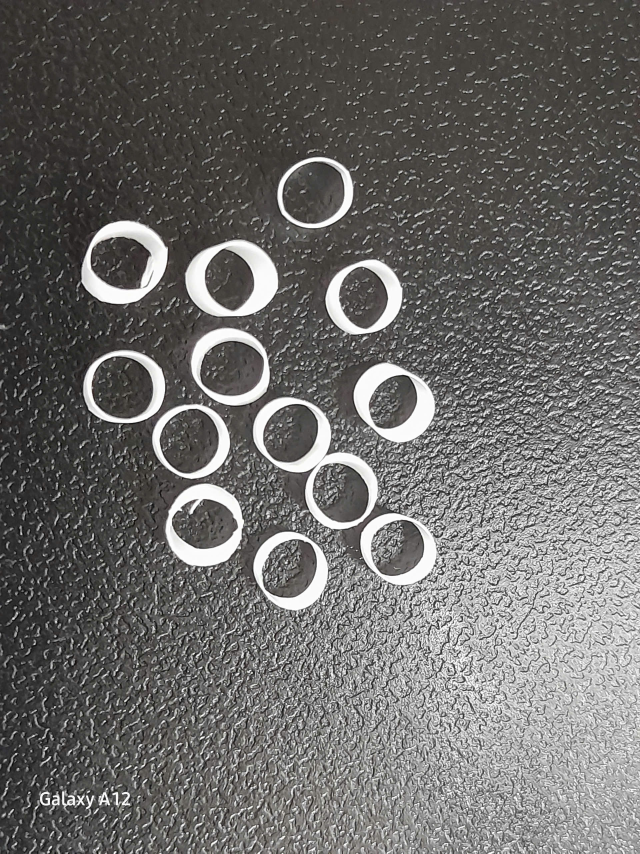
#> input picture AI-main/AI-main/anh/12.jpg, 1920 x 2560 px, found by its file name (shown at 1/3 size)
$ python somot.py
#> lines starting #> are read from the running program, lines starting #| are printed output that depends on the picture
import cv2
import numpy as np

# Biến toàn cục để lưu trữ các thông tin về ROI
roi_x, roi_y, roi_w, roi_h = 0, 0, 0, 0
selecting = False

# Hàm để xử lý việc vẽ vùng ROI
def select_roi(event, x, y, flags, param):
    global roi_x, roi_y, roi_w, roi_h, selecting
    if event == cv2.EVENT_LBUTTONDOWN:
        # Khi nhấn chuột trái, lưu tọa độ bắt đầu
        roi_x, roi_y = x, y
        selecting = True
    elif event == cv2.EVENT_MOUSEMOVE:
        if selecting:
            # Khi di chuyển chuột, tính toán chiều rộng và chiều cao của ROI
            roi_w, roi_h = x - roi_x, y - roi_y
    elif event == cv2.EVENT_LBUTTONUP:
        # Khi thả chuột trái, dừng việc chọn vùng và xử lý ROI
        selecting = False

# Hàm để phát hiện hình tròn trong ROI
def detect_circles_in_roi(image, roi_x, roi_y, roi_w, roi_h):
    # Cắt vùng ROI từ ảnh
    roi = image[roi_y:roi_y + roi_h, roi_x:roi_x + roi_w]

    # Chuyển ảnh ROI sang ảnh xám
    gray = cv2.cvtColor(roi, cv2.COLOR_BGR2GRAY)

    # Làm mờ ảnh để giảm nhiễu
    blurred = cv2.GaussianBlur(gray, (15, 15), 0)

    # Áp dụng Adaptive Thresholding
    thresholded = cv2.adaptiveThreshold(blurred, 255, cv2.ADAPTIVE_THRESH_GAUSSIAN_C,
                                        cv2.THRESH_BINARY, 11, 2)

    # Phát hiện các hình tròn trong ảnh ROI
    circles = cv2.HoughCircles(thresholded, cv2.HOUGH_GRADIENT, dp=1, minDist=20, param1=100,
                                param2=30, minRadius=5, maxRadius=50)

    # Kiểm tra nếu có hình tròn được phát hiện và vẽ chúng
    if circles is not None:
        circles = np.round(circles[0, :]).astype("int")
        for (x, y, r) in circles:
            # Vẽ hình tròn và tâm của nó lên ảnh
            cv2.circle(roi, (x, y), r, (0, 255, 0), 4)
            cv2.rectangle(roi, (x - 5, y - 5), (x + 5, y + 5), (0, 128, 255), -1)

    return roi, circles

# Đọc ảnh
image = cv2.imread('K:\\New folder\\codepython\\12.jpg')  # Thay 'image.png' bằng đường dẫn đến ảnh của bạn
#> image is the input picture: shape (2560, 1920, 3); mean B, G, R 104.5, 106.2, 107.5

# Thay đổi kích thước ảnh về 512x512
image = cv2.resize(image, (512, 512))
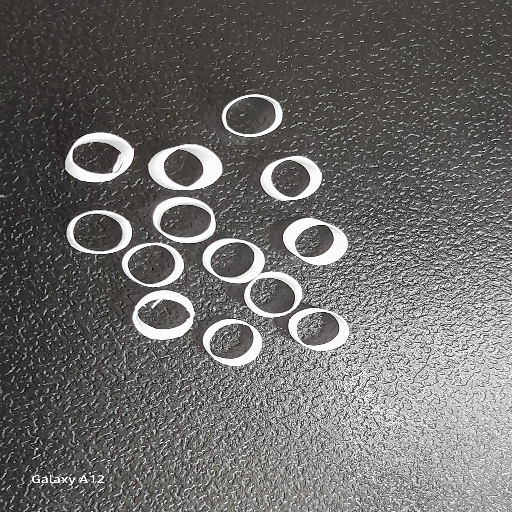
#> image: shape (512, 512, 3); mean B, G, R 104.6, 106.3, 107.5

# Tạo cửa sổ và đăng ký hàm callback chuột
cv2.namedWindow("Select ROI")
cv2.setMouseCallback("Select ROI", select_roi)

# Tạo ảnh copy để vẽ ROI mà không ảnh hưởng đến kết quả
image_for_roi = image.copy()

# Hiển thị ảnh để chọn ROI
while True:
    temp_image = image_for_roi.copy()  # Sao chép ảnh gốc để vẽ lại vùng ROI mới
    if selecting:
        # Vẽ hình chữ nhật khi người dùng đang kéo chuột
        cv2.rectangle(temp_image, (roi_x, roi_y), (roi_x + roi_w, roi_y + roi_h), (0, 255, 0), 2)

    # Nếu có ROI đã được chọn và thả chuột, thực hiện phát hiện hình tròn
    if not selecting and roi_w > 0 and roi_h > 0:
        # Sao chép lại ảnh gốc để vẽ kết quả
        result_image = image.copy()

        # Xử lý phát hiện hình tròn và vẽ lên ảnh kết quả
        result_roi, circles = detect_circles_in_roi(result_image, roi_x, roi_y, roi_w, roi_h)

        # Vẽ lại vùng ROI đã chọn
        cv2.rectangle(result_roi, (roi_x, roi_y), (roi_x + roi_w, roi_y + roi_h), (0, 255, 0), 2)

        # Hiển thị ảnh kết quả
        cv2.imshow("Detected Circles", result_roi)

    # Hiển thị ảnh đang chọn vùng
    cv2.imshow("Select ROI", temp_image)

    # Nếu nhấn phím 'q', thoát vòng lặp
    key = cv2.waitKey(1) & 0xFF
#> (key q is pressed here)
    if key == ord('q'):
        break

cv2.destroyAllWindows()
